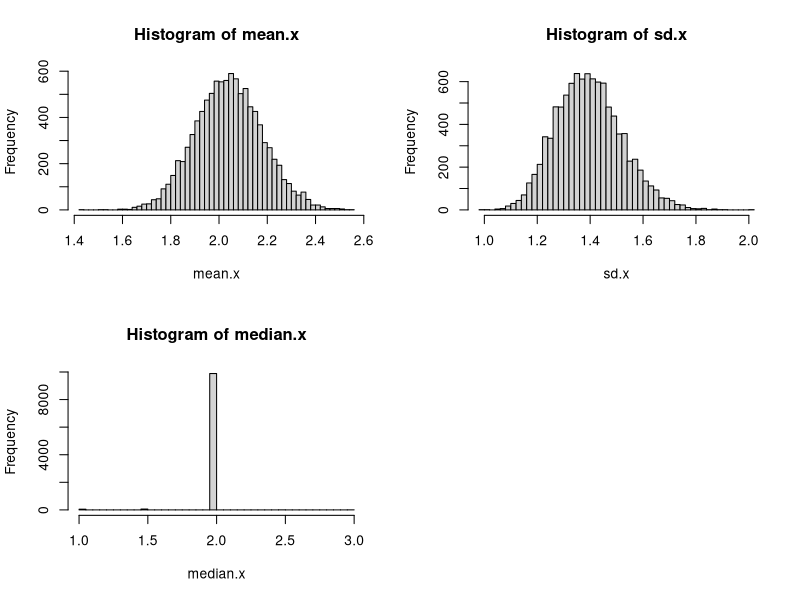
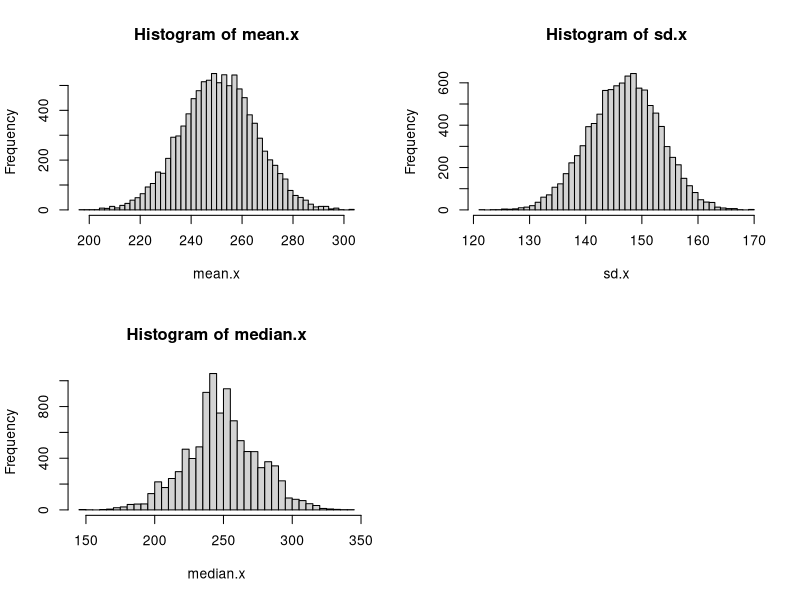
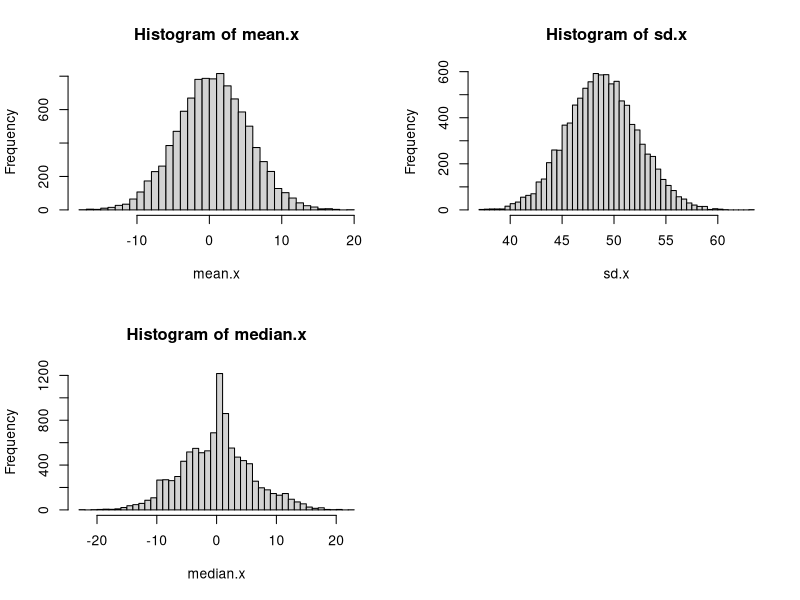
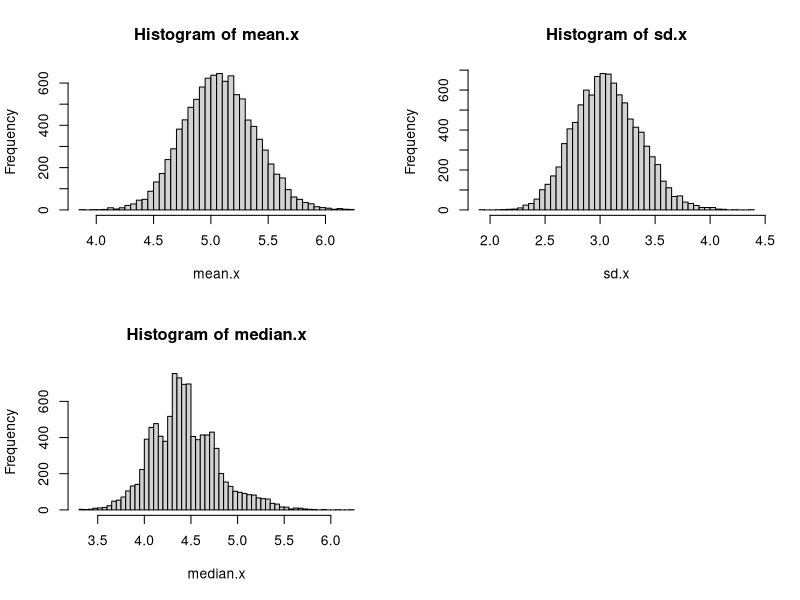

Write the R code that produced these figures, in order.

x1 <- rpois(1000,2)
x2 <- runif(1000,5,500)
x3 <- rnorm(1000,0,50)
x4 <- rchisq(1000,5)



set.seed(123)
bootstrp = function(x){
  sd.x = c()
  mean.x = c()
  median.x = c()

  
  for(b in 1:10000){
    xi = sample(x, 100, replace = TRUE)
    sd.x[b] = sd(xi)
    mean.x[b] = mean(xi)
    median.x[b] = median(xi)
    
  }
  
  par(mfrow = c(2, 2), pch = 19)
  hist(mean.x,breaks = 50)
  hist(sd.x,breaks = 50)
  hist(median.x,breaks = 50)
}


bootstrp(x1)
bootstrp(x2)
bootstrp(x3)
bootstrp(x4)

setwd('C:\\Users\\Jiali Zhang\\Documents\\2022 Spring\\Stat5346 regression\\project')
data <- read.csv('student-por.csv')

summary(data)
data$school <- factor(data$school)
summary(data)

GPG1 <- subset(data,school = 'GP')[,c(1,2)]
GPG2 <- subset(data,school = 'GP')[,c(1,3)]
GPG3 <- subset(data,school = 'GP')[,c(1,4)]
MSG1 <- subset(data,school = 'MS')[,c(1,2)]
MSG2 <- subset(data,school = 'MS')[,c(1,3)]
MSG3 <- subset(data,school = 'MS')[,c(1,4)]

